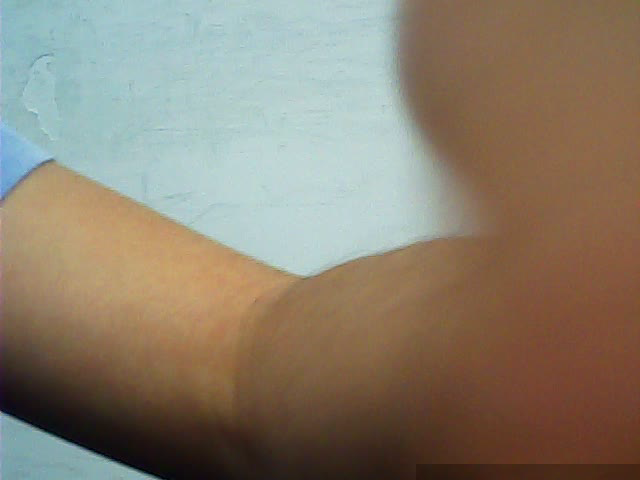
#> input picture frame 15 of ImageProcessing/src/caremaProcess/orgin_video.avi, 640 x 480 px, given in place of realmonitor?channel=1&subtype=0, which was not available
$ python getcaremaRTSP.py
#> lines starting #> are read from the running program, lines starting #| are printed output that depends on the picture
#coding:utf-8
import cv2


# 大华摄像rtsp协议
# user: admin
# pwd: admin
# ip: 192.168.1.108
video_cap = cv2.VideoCapture("rtsp://admin:admin@192.168.1.108/cam/realmonitor?channel=1&subtype=0")#"rtsp://admin:admin@192.168.1.108/cam/realmonitor?channel=1&subtype=0")

width =  int(video_cap.get(3))
height = int(video_cap.get(4))
fps = video_cap.get(cv2.CAP_PROP_FPS)
print('video width {} and height {}, fps {} '.format(width, height, fps))
video_cap.set(cv2.CAP_PROP_BUFFERSIZE, 3)
orgin_video = cv2.VideoWriter("orgin_video.avi", cv2.VideoWriter.fourcc('M', 'J', 'P', 'G'), fps, (width, height))
modify_video = cv2.VideoWriter("modify_video.avi", cv2.VideoWriter.fourcc('M', 'J', 'P', 'G'), fps, (width, height))
# video_cap.set(3, 340)
# video_cap.set(4, 400)
print (video_cap.isOpened())

while True:
	# t1 = cv2.getTickCount()
	success, frame = video_cap.read()		# 默认video缓冲区保持38帧,read()处理不及将会丢去
#> frame is the input picture: shape (480, 640, 3); mean B, G, R 110.2, 127.1, 138.5
	if success:
		orgin_video.write(frame)
		# cv2.imshow("live",frame)
		MAX_KERNEL_LENGTH = 31		#对图像进行均值平滑
		for i in range(1, MAX_KERNEL_LENGTH, 2):
			dst = cv2.blur(frame, (i, i))

		modify_video.write(dst)
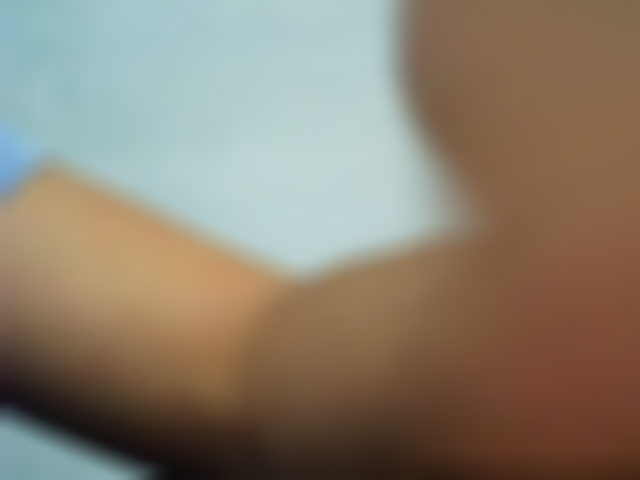
#> dst: shape (480, 640, 3); mean B, G, R 110.2, 127.1, 138.5
		cv2.imshow("live",frame)
	# t2 = cv2.getTickCount()
	if cv2.waitKey(1) > 0:
#> (key Esc is pressed here)
		break


$ run again, starting later in the video
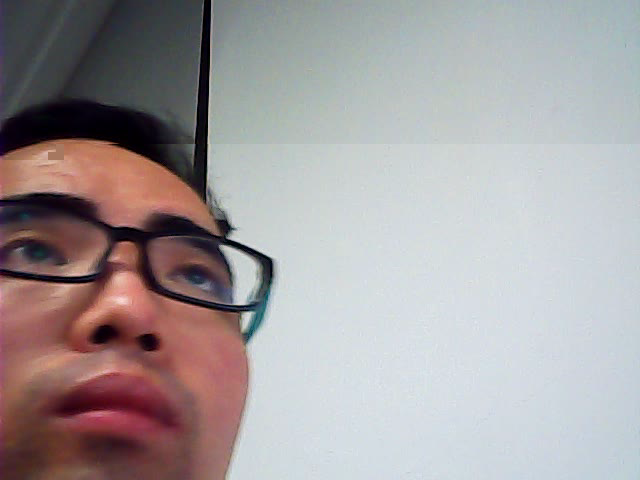
#> input picture frame 127 of ImageProcessing/src/caremaProcess/orgin_video.avi, 640 x 480 px, given in place of realmonitor?channel=1&subtype=0, which was not available
#> frame is the input picture: shape (480, 640, 3); mean B, G, R 159.1, 157.8, 164.2
#> `modify_video.write(dst)`:
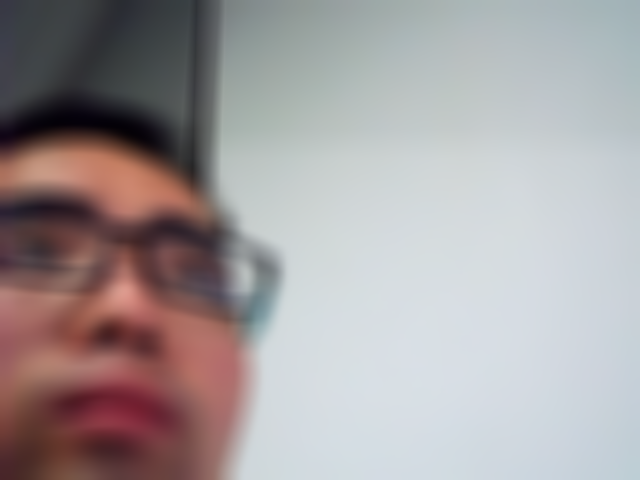
#> dst: shape (480, 640, 3); mean B, G, R 159.1, 157.8, 164.2
